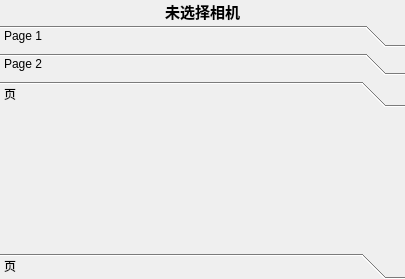
<?xml version="1.0" encoding="UTF-8"?>
<ui version="4.0">
 <class>WorkflowView</class>
 <widget class="QWidget" name="WorkflowView">
  <property name="geometry">
   <rect>
    <x>0</x>
    <y>0</y>
    <width>405</width>
    <height>279</height>
   </rect>
  </property>
  <layout class="QVBoxLayout" name="verticalLayout">
   <property name="spacing">
    <number>2</number>
   </property>
   <property name="leftMargin">
    <number>0</number>
   </property>
   <property name="topMargin">
    <number>0</number>
   </property>
   <property name="rightMargin">
    <number>0</number>
   </property>
   <property name="bottomMargin">
    <number>0</number>
   </property>
   <item>
    <widget class="QLabel" name="label_camera">
     <property name="font">
      <font>
       <pointsize>11</pointsize>
       <bold>true</bold>
      </font>
     </property>
     <property name="text">
      <string>未选择相机</string>
     </property>
     <property name="alignment">
      <set>Qt::AlignmentFlag::AlignCenter</set>
     </property>
    </widget>
   </item>
   <item>
    <widget class="QToolBox" name="toolBox">
     <property name="currentIndex">
      <number>2</number>
     </property>
     <widget class="QWidget" name="page_0">
      <property name="geometry">
       <rect>
        <x>0</x>
        <y>0</y>
        <width>405</width>
        <height>137</height>
       </rect>
      </property>
      <attribute name="label">
       <string>Page 1</string>
      </attribute>
     </widget>
     <widget class="QWidget" name="page_1">
      <property name="geometry">
       <rect>
        <x>0</x>
        <y>0</y>
        <width>405</width>
        <height>137</height>
       </rect>
      </property>
      <attribute name="label">
       <string>Page 2</string>
      </attribute>
     </widget>
     <widget class="QWidget" name="page_2">
      <attribute name="label">
       <string>页</string>
      </attribute>
     </widget>
     <widget class="QWidget" name="page_3">
      <attribute name="label">
       <string>页</string>
      </attribute>
     </widget>
    </widget>
   </item>
  </layout>
 </widget>
 <resources/>
 <connections/>
</ui>
